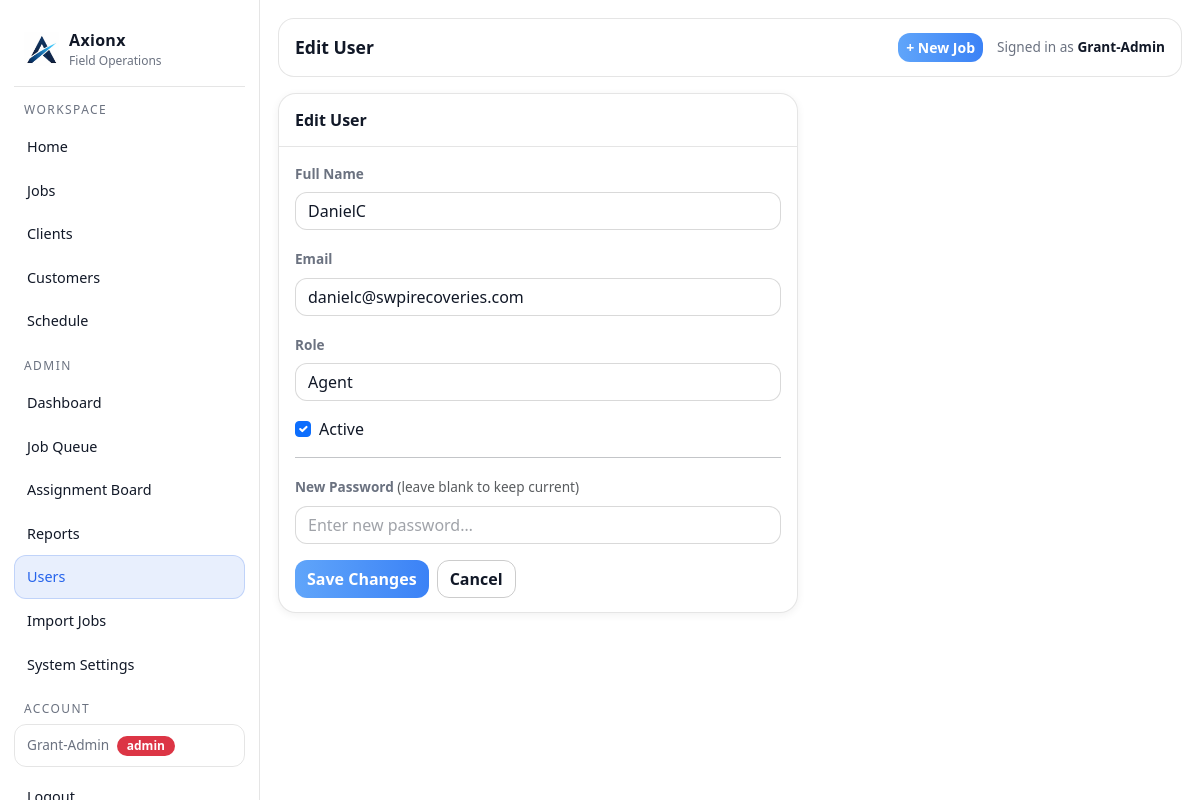
/users/1/edit (signed in), run on the app's committed database.
### tables this page shows
CREATE TABLE users (
        id INTEGER PRIMARY KEY AUTOINCREMENT,
        full_name TEXT NOT NULL,
        email TEXT UNIQUE NOT NULL,
        password TEXT NOT NULL,
        role TEXT NOT NULL,
        active INTEGER NOT NULL DEFAULT 1,
        created_at TEXT NOT NULL
    );

### app.py (the view)
@app.get("/users/<int:user_id>/edit")
@admin_required
def user_edit(user_id: int):
    conn = db()
    user = conn.execute("SELECT * FROM users WHERE id = ?", (user_id,)).fetchone()
    conn.close()
    if not user:
        flash("User not found.", "danger")
        return redirect(url_for("users_list"))
    return render_template("user_edit.html", u=user)

### app.py (called while the page is built)
@app.after_request
def add_security_headers(resp):
    resp.headers["X-Content-Type-Options"] = "nosniff"
    resp.headers["X-Frame-Options"] = "DENY"
    resp.headers["Referrer-Policy"] = "strict-origin-when-cross-origin"
    resp.headers["Content-Security-Policy"] = (
        "default-src 'self' https: data:; "
        "img-src 'self' https: data:; "
        "script-src 'self' 'unsafe-inline' https:; "
        "style-src 'self' 'unsafe-inline' https:;"
    )
    return resp

def db():
    conn = sqlite3.connect(DB_PATH)
    conn.row_factory = sqlite3.Row
    return conn

def add_column_if_missing(cur, table, col, coltype):
    cur.execute(f"PRAGMA table_info({table})")
    cols = [r["name"] for r in cur.fetchall()]
    if col not in cols:
        cur.execute(f"ALTER TABLE {table} ADD COLUMN {col} {coltype}")

@app.context_processor
def inject_globals():
    return {
        "GOOGLE_MAPS_API_KEY": os.environ.get("GOOGLE_MAPS_API_KEY", ""),
        "google_maps_api_key": os.getenv("GOOGLE_MAPS_API_KEY", "")
    }

@app.before_request
def _ensure_db():
    init_db()

def admin_required(f):
    @wraps(f)
    def wrapper(*args, **kwargs):
        if not session.get("user_id"):
            return redirect(url_for("login"))
        if session.get("role") != "admin":
            flash("Admin access required.", "danger")
            return redirect(url_for("index"))
        return f(*args, **kwargs)
    return wrapper

### templates/user_edit.html (shortened to what this page needs)
{% extends "layout.html" %}
{% block page_title %}Edit User{% endblock %}
{% block content %}
<div class="ax-card" style="max-width:520px;">
  <div class="ax-card-h">Edit User</div>
  <div class="ax-card-b">
    <form method="post" action="/users/{{ u.id }}/edit">
      <div class="mb-3">
        <label class="form-label fw-semibold">Full Name</label>
        <input type="text" name="full_name" class="form-control" value="{{ u.full_name }}" required>
      </div>
      <div class="mb-3">
        <label class="form-label fw-semibold">Email</label>
        <input type="email" name="email" class="form-control" value="{{ u.email }}" required>
      </div>
      <div class="mb-3">
        <label class="form-label fw-semibold">Role</label>
        <select name="role" class="form-select">
          <option value="agent" {% if u.role == 'agent' %}selected{% endif %}>Agent</option>
        </select>
      </div>
      <div class="mb-3">
        <div class="form-check">
          <input class="form-check-input" type="checkbox" name="active" id="activeCheck" {% if u.active %}checked{% endif %}>
          <label class="form-check-label" for="activeCheck">Active</label>
        </div>
      </div>
      <hr>
      <div class="mb-3">
        <label class="form-label fw-semibold">New Password <span class="text-muted fw-normal">(leave blank to keep current)</span></label>
        <input type="password" name="new_password" class="form-control" placeholder="Enter new password…" autocomplete="new-password">
      </div>
      <div class="d-flex gap-2">
        <button type="submit" class="btn btn-primary">Save Changes</button>
        <a href="/users" class="btn btn-outline-secondary">Cancel</a>
      </div>
    </form>
  </div>
</div>
{% endblock %}

### templates/layout.html (style rules this page uses)
:root { --bg: #ffffff; --panel: #ffffff; --panel2: #f3f4f6; --card: #f9fafb; --text: #111827; --muted: #6b7280; --line: rgba(0,0,0,.10); --accent: #2563eb; --accent2: #16a34a; --danger: #dc2626; }
body { background: #ffffff; color: var(--text); }
body::before { content: ''; position: fixed; inset: 0; background: url('/static/images/axionx-icon.png') center center / 260px auto no-repeat; opacity: .03; pointer-events: none; z-index: 0; }
.ax-card { background: #ffffff; border: 1px solid var(--line); border-radius: 18px; box-shadow: 0 2px 8px rgba(0,0,0,.06); overflow: visible; }
.ax-card .ax-card-h { padding: 14px 16px; border-bottom: 1px solid var(--line); font-weight: 650; }
.ax-card .ax-card-b { padding: 14px 16px; }
.form-control, .form-select { background: #ffffff !important; color: var(--text) !important; border: 1px solid rgba(0,0,0,.15) !important; border-radius: 12px !important; }
.form-control::placeholder { color: rgba(17,24,39,.4); }
.form-label { color: var(--muted); font-size: .85rem; }
.btn { border-radius: 12px; font-weight: 600; }
.btn-primary { background: linear-gradient(90deg, #60a5fa, #3b82f6); border: 0; }
.btn-outline-secondary { border-color: rgba(0,0,0,.20); color: var(--text); }

### data on the page
users: full_name "DanielC", email "danielc@swpirecoveries.com", role "Agent", active "☑"

### other printed values
{{ session.get('user_name') }} "Grant-Admin"
{{ session.get('role') }} "admin"
